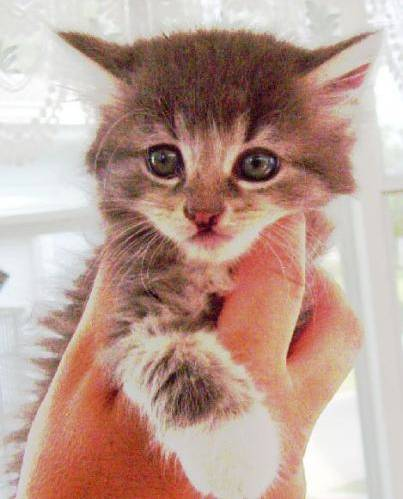
#> input picture PRODIGY_ML_03/train/cat.100.jpg, 403 x 499 px, found by its file name; its folder holds only this picture in this run
$ jupyter execute --allow-errors Cats_Dogs_Calssification.ipynb
#> lines starting #> are read from the running program, lines starting #| are printed output that depends on the picture
[cell 1]
import os
import cv2
import numpy as np
from sklearn.model_selection import train_test_split

# Define paths
train_dir = r'F:/prodigy/PRODIGY_ML_03/train'
test_dir = r'F:/prodigy/PRODIGY_ML_03/test'

# Function to load images and labels based on filename patterns
def load_images_and_labels(directory):
#> called with directory = 'F:/prodigy/PRODIGY_ML_03/train'
    images = []
    labels = []

    for filename in os.listdir(directory):
        if filename.endswith('.jpg') or filename.endswith('.png'):
            img_path = os.path.join(directory, filename)
            img = cv2.imread(img_path, cv2.IMREAD_GRAYSCALE)
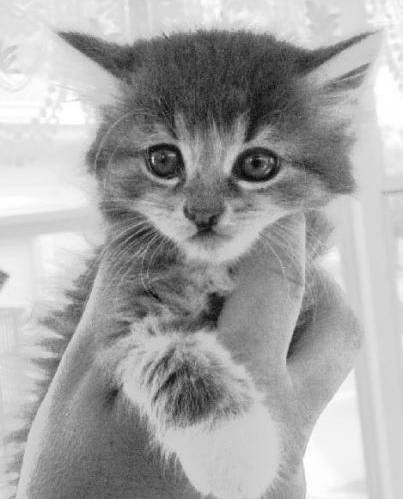
#> img: shape (499, 403); min 0, max 255, mean 166.3
            img = cv2.resize(img, (64, 64))  # Resize to 64x64
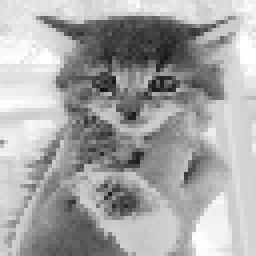
#> img: shape (64, 64) (shown 4 times larger); min 16, max 255, mean 166.2
            images.append(img.flatten())

            # Infer label from filename
            if 'cat' in filename:
                labels.append(0)
            elif 'dog' in filename:
                labels.append(1)

    return np.array(images), np.array(labels)

# Load training data
X_train, y_train = load_images_and_labels(train_dir)
#> y_train = [0]

# Split training data into training and validation sets
#> (the rest of this cell did not finish here and is left out)

$ run again, on PRODIGY_ML_03/train/cat.10057.jpg
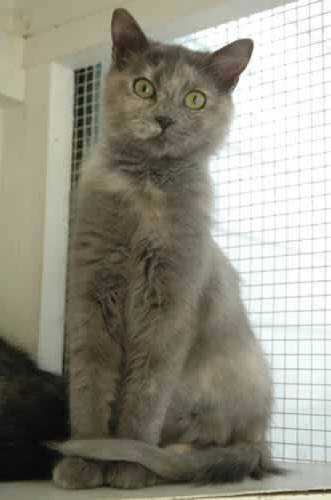
#> input picture PRODIGY_ML_03/train/cat.10057.jpg, 331 x 500 px, found by its file name
#> in load_images_and_labels, `img = cv2.imread(img_path, cv2.IMREAD_GRAYSCALE)`:
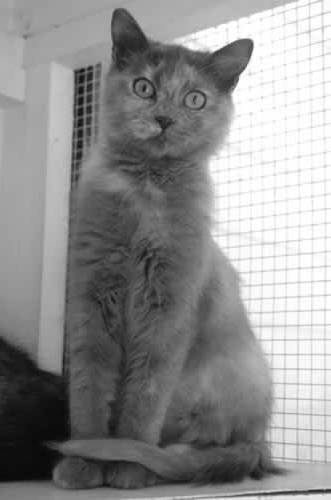
#> img: shape (500, 331); min 8, max 255, mean 142.6
#> in load_images_and_labels, `img = cv2.resize(img, (64, 64))`:
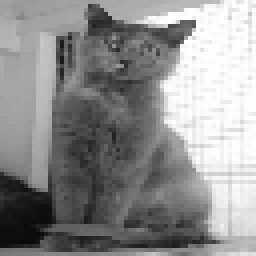
#> img: shape (64, 64) (shown 4 times larger); min 9, max 255, mean 142.8
#> y_train = [0]

$ run again, on PRODIGY_ML_03/train/cat.10062.jpg
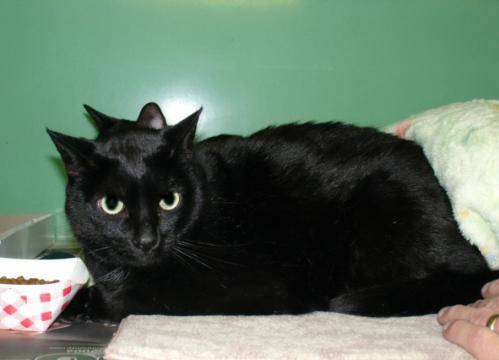
#> input picture PRODIGY_ML_03/train/cat.10062.jpg, 499 x 360 px, found by its file name
#> in load_images_and_labels, `img = cv2.imread(img_path, cv2.IMREAD_GRAYSCALE)`:
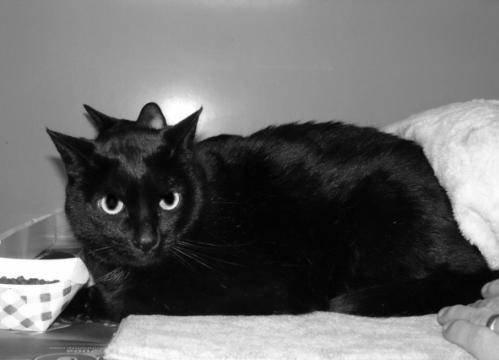
#> img: shape (360, 499); min 0, max 255, mean 104
#> in load_images_and_labels, `img = cv2.resize(img, (64, 64))`:
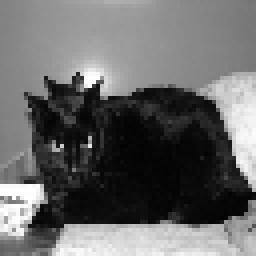
#> img: shape (64, 64) (shown 4 times larger); min 2, max 255, mean 104
#> y_train = [0]

$ run again, on PRODIGY_ML_03/train/cat.10064.jpg
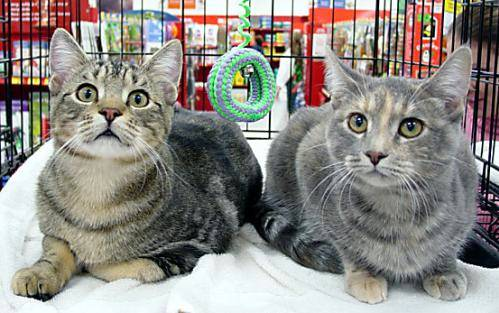
#> input picture PRODIGY_ML_03/train/cat.10064.jpg, 499 x 313 px, found by its file name
#> in load_images_and_labels, `img = cv2.imread(img_path, cv2.IMREAD_GRAYSCALE)`:
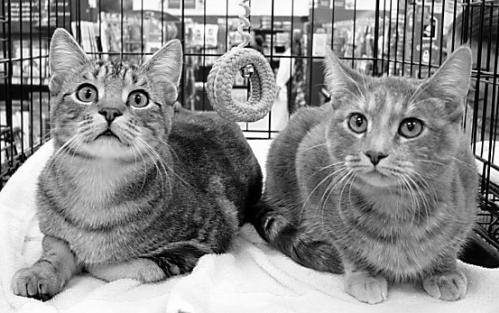
#> img: shape (313, 499); min 0, max 255, mean 138.3
#> in load_images_and_labels, `img = cv2.resize(img, (64, 64))`:
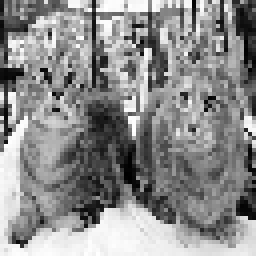
#> img: shape (64, 64) (shown 4 times larger); min 0, max 255, mean 139.8
#> y_train = [0]

$ run again, on PRODIGY_ML_03/train/cat.10003.jpg
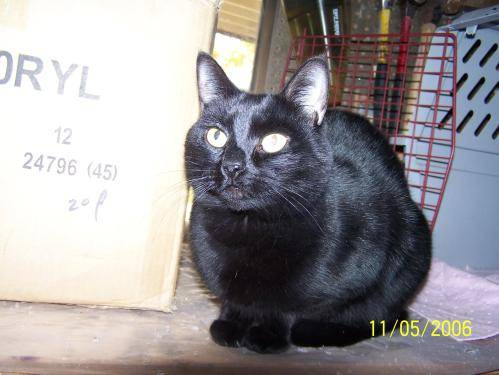
#> input picture PRODIGY_ML_03/train/cat.10003.jpg, 499 x 375 px, found by its file name
#> in load_images_and_labels, `img = cv2.imread(img_path, cv2.IMREAD_GRAYSCALE)`:
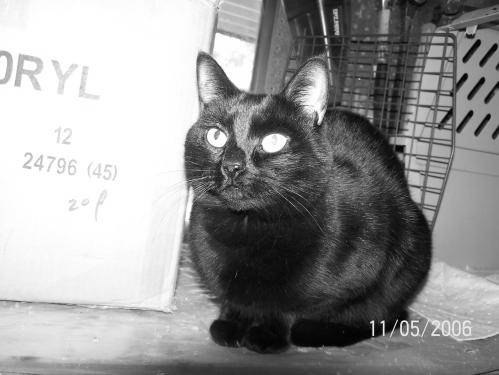
#> img: shape (375, 499); min 0, max 255, mean 150
#> in load_images_and_labels, `img = cv2.resize(img, (64, 64))`:
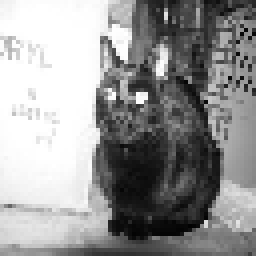
#> img: shape (64, 64) (shown 4 times larger); min 2, max 255, mean 149.7
#> y_train = [0]
